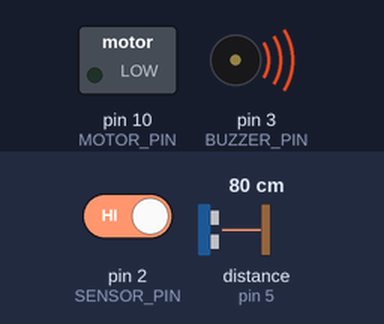
A sketch run on a simulated Arduino Uno, built with avr-gcc and run on an emulated ATmega328P. On the bench: switched loads named in the sketch (green lamp = pin HIGH), buzzer (waves = sounding, pin HIGH). Wiring (inferred from the names in the program): ultrasonic range finder: trigger pin 9; echo pin 5. Inputs (shaded band) come from the test bench; at power-on: pin 2 (SENSOR_PIN) HIGH, distance to the obstacle (sensor on pin 5) 80 cm. The echo pulse lasts 58.3 µs per cm; pins used as bus, display or sensor lines are not drawn.

Above: at 1.2 s.
1.3 s: pin 2 (SENSOR_PIN) driven LOW
At 2.1 s:
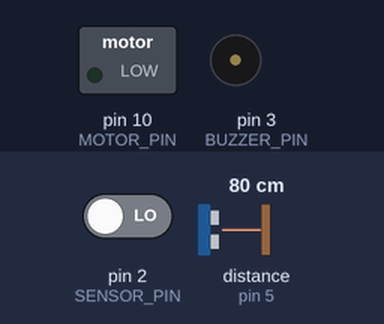
2.8 s: pin 2 (SENSOR_PIN) driven HIGH
At 3.4 s:
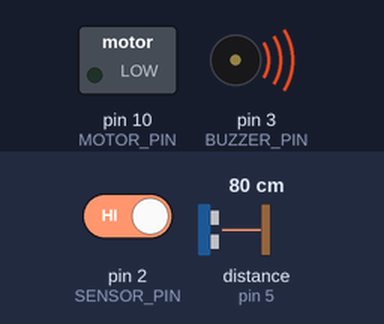
Timing chart, 0 to 5.8 s (numbered marks = the images above; inputs shaded):
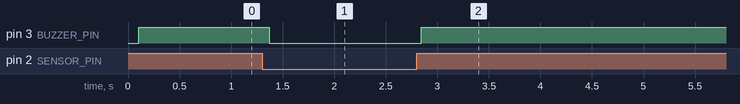

The sketch:

simulador_avio_arduino.ino
```cpp
#include "comm.h"

#define BUZZER_PIN  3
#define TRIGGER_PIN 9
#define ECHO_PIN 5
#define SENSOR_PIN 2
#define MOTOR_PIN 10

int temps; //temps que triga el eco en rebotar
int distancia; //distancia recorreguda en cm
int inclinacioPerillosa; //true = 1; false = 0
int velocitatBase;  //velocitat de gir inicial
int incrementVelocitat; //increment fixe de velocitat
int multiplicadorVelocitat; //parametre rebut introduit per Processing
int valorVelocitat; //velocitat final amb el increment calculat

void setup() {

  //Serial.begin(9600);
  //ALTIMETRE
  pinMode(TRIGGER_PIN, OUTPUT);
  pinMode(ECHO_PIN, INPUT);

  //SENSOR INCLINACIO
  pinMode(SENSOR_PIN, INPUT);
  digitalWrite(SENSOR_PIN, HIGH);

  //ALARMA
  pinMode(BUZZER_PIN, OUTPUT);

  //MOTOR
  pinMode(MOTOR_PIN, OUTPUT);
  velocitatBase = 0;
  incrementVelocitat = 10;

  commSetup();
}

void loop() {

  //ALTIMETRE
  digitalWrite(TRIGGER_PIN, LOW);
  delayMicroseconds(2);

  //Enviem un pols de 10 microsegons
  digitalWrite(TRIGGER_PIN, HIGH);
  delayMicroseconds(10);
  digitalWrite(TRIGGER_PIN, LOW);
  //obtenim el resultat del pols i calculem la distancia
  temps = pulseIn(ECHO_PIN, HIGH);
  distancia = (temps / 59); //escalem el temps a una distancia en m

  //imprimim els resultats
  //Serial.print("Distancia: ");
  //Serial.print(distancia);  //imprimim la distancia
  //Serial.print("metres");
  //Serial.println();
  delay(100); //fem una pausa de 100ms

  //SENSOR INCLINACIO + BUZZER
  if (digitalRead(SENSOR_PIN))   {
    //MASSA INCLINACIÓ
    //Serial.print("INCLINACIÓ MÀXIMA: ALERTA");
    //Serial.println();
    inclinacioPerillosa = 1;
    digitalWrite(BUZZER_PIN, HIGH);
    //delay(100);
  } else {
    //TOT OK
    //Serial.print("INCLINACIÓ OK");
    //Serial.println();
    inclinacioPerillosa = 0;
    digitalWrite(BUZZER_PIN, LOW);
  }

  //MOTOR
  valorVelocitat = velocitatBase + (incrementVelocitat * multiplicadorVelocitat);
  analogWrite(MOTOR_PIN, map(valorVelocitat, 0, 100, 0, 255));
  //Serial.print("MULTIPLICADOR ACTUAL: ");
  //Serial.print(multiplicadorVelocitat);
  //Serial.println();

  //COMUNICACIÓ
  if ( portIsConnected() ) {
    sendData (CHANNEL_1, distancia);
    sendData (CHANNEL_2, inclinacioPerillosa);
    if (dataAvailable(CHANNEL_3) ) {
      multiplicadorVelocitat = getData(CHANNEL_3);
      //digitalWrite(BUZZER_PIN, HIGH);
    }
  }
  commManager();

}
```

comm.h
```cpp
#define CHANNEL_1 1
#define CHANNEL_2 2
#define CHANNEL_3 3

void  commSetup();
bool portIsConnected ();
void commManager ();
void sendData (int channel, int param);
bool dataAvailable (int channel);
int getData (int channel);
```

comm.ino
```cpp
/*
Aquest codi implementa la part d'Arduino d'un protocol de comunicació entre Arduino i Processing
Existeixen tres canals de comunicació bidireccionals entre Arduino i Processing.
Cada canal pot transportar un nombre de 4 xifres

Enviar dades Arduino -> Processsing:

    if ( isConnected ) {
      sendData (channel, value), on:
      }

On,
 - channel: CHANNEL_1, CHANNEL_2 o CHANNEL_3
 - value: número entre 0 i 9999

Rebre dades Processing -> Arduino:

    if ( isConnected ) {
      if ( dataAvailable(channel) ) {
        value = getData(channel)
      }
    }

On,
 - channel: CHANNEL_1, CHANNEL_2 o CHANNEL_3
 - value: número entre 0 i 9999

Veure exemple

Carles Vilella, 2017
*/

#include "comm.h"

// Serial port params
#define SP_BAUDRATE 115200
#define MAX_COMMAND 25    // Maximum length of a command (including TAG + value)
#define COMMAND_LENGTH 2  // Lenght of the TAG

// Variables to receive commands from the PC
char pcCommand[MAX_COMMAND];
int indexCommand;
boolean haveCommand;

// Text buffer to send command to the PC
char tmp_buf[MAX_COMMAND];

// Serial port protocol

// Init communications Command
char sp_GO[] = {'G', 'O', '\0'};       // Power up COMM

// PC -> Arduino: TAGS
char sp_PCtoARD_CMD1[] = {'P', '1', '\0'};      // PC to Arduino Command 1 TAG
char sp_PCtoARD_CMD2[] = {'P', '2', '\0'};      // PC to Arduino Command 2 TAG
char sp_PCtoARD_CMD3[] = {'P', '3', '\0'};      // PC to Arduino Command 3 TAG
// PC -> Arduino: PARAMS
int PCtoARD_param1;
int PCtoARD_param2;
int PCtoARD_param3;
// PC -> Arduino: FLAGS
boolean PCtoARD_flag1;
boolean PCtoARD_flag2;
boolean PCtoARD_flag3;

// Arduino -> PC: TAGS
char sp_ARDtoPC_CMD1[] =   {'A', '1'};  // Arduino to PC Command 1 TAG
char sp_ARDtoPC_CMD2[] =   {'A', '2'};  // Arduino to PC Command 2 TAG
char sp_ARDtoPC_CMD3[] =   {'A', '3'};  // Arduino to PC Command 3 TAG
// Arduino -> PC: TAGS
int ARDtoPC_param1;
int ARDtoPC_param2;
int ARDtoPC_param3;
// Arduino -> PC: FLAGS
boolean ARDtoPC_flag1;
boolean ARDtoPC_flag2;
boolean ARDtoPC_flag3;

boolean isConnected;

void  commSetup() {

  Serial.begin (SP_BAUDRATE);
  indexCommand = 0;
  haveCommand = false;  // We have a command from the PC
  isConnected = false;

  ARDtoPC_flag1 = false;
  ARDtoPC_flag2 = false;
  ARDtoPC_flag3 = false;
  PCtoARD_flag1 = false;
  PCtoARD_flag2 = false;
  PCtoARD_flag3 = false;

}

bool portIsConnected () {
  return (isConnected);
}

void commManager () {

  // Serial port reception of commands from the PC
  while ( ( Serial.available() ) && ( haveCommand == false ) ) {
    pcCommand[indexCommand] = Serial.read();
    if ( pcCommand[indexCommand] == '\n' ) {  // Commands from the PC end with a \n
      haveCommand = true;
    } else {
      ++indexCommand;
    }
  }

  if ( indexCommand == MAX_COMMAND ) {
    indexCommand = 0;
  }

  // PC -> Arduino
  if ( haveCommand ) {
    haveCommand = false;
    if ( ( pcCommand[0] == sp_GO[0] ) && ( pcCommand[1] == sp_GO[1] ) && ( !isConnected ) ) {  // Turn on COM port communications
      isConnected = true;
      Serial.println(sp_GO);
    } else if ( ( pcCommand[0] == sp_PCtoARD_CMD1[0] ) && ( pcCommand[1] == sp_PCtoARD_CMD1[1] ) && ( isConnected ) ) {   // Command 1 received
      PCtoARD_flag1 = true;
      PCtoARD_param1 = (int)((int)(pcCommand[3]-'0')*(int)1000+(int)(pcCommand[4]-'0')*(int)100+(int)(pcCommand[5]-'0')*(int)10+(int)(pcCommand[6]-'0'));
    } else if ( ( pcCommand[0] == sp_PCtoARD_CMD2[0] ) && ( pcCommand[1] == sp_PCtoARD_CMD2[1] ) && ( isConnected ) ) {  // Command 2 received
      PCtoARD_flag2 = true;
      PCtoARD_param2 = (int)((int)(pcCommand[3]-'0')*(int)1000+(int)(pcCommand[4]-'0')*(int)100+(int)(pcCommand[5]-'0')*(int)10+(int)(pcCommand[6]-'0'));
    } else if ( ( pcCommand[0] == sp_PCtoARD_CMD3[0] ) && ( pcCommand[1] == sp_PCtoARD_CMD3[1] ) && ( isConnected ) ) {  // Command 3 received
      PCtoARD_flag3 = true;
      PCtoARD_param3 = (int)((int)(pcCommand[3]-'0')*(int)1000+(int)(pcCommand[4]-'0')*(int)100+(int)(pcCommand[5]-'0')*(int)10+(int)(pcCommand[6]-'0'));
    } else {
    }
    indexCommand = 0;
  }

  // Arduino -> PC
  if ( ARDtoPC_flag1 ) {
      ARDtoPC_flag1 = false;
      sprintf(tmp_buf, "%c%c %d", sp_ARDtoPC_CMD1[0], sp_ARDtoPC_CMD1[1], ARDtoPC_param1);
      Serial.println(tmp_buf);
      }
  if ( ARDtoPC_flag2 ) {
      ARDtoPC_flag2 = false;
      sprintf(tmp_buf, "%c%c %d", sp_ARDtoPC_CMD2[0], sp_ARDtoPC_CMD2[1], ARDtoPC_param2);
      Serial.println(tmp_buf);
      }
  if ( ARDtoPC_flag3 ) {
      ARDtoPC_flag3 = false;
      sprintf(tmp_buf, "%c%c %d", sp_ARDtoPC_CMD3[0], sp_ARDtoPC_CMD3[1], ARDtoPC_param3);
      Serial.println(tmp_buf);
      }

  Serial.flush();

}

void sendData (int channel, int param) {

  if ( channel == CHANNEL_1 ) {
    ARDtoPC_flag1 = true;
    ARDtoPC_param1 = param;
  } else if ( channel == CHANNEL_2 ) {
    ARDtoPC_flag2 = true;
    ARDtoPC_param2 = param;
  } else if ( channel == CHANNEL_3 ) {
    ARDtoPC_flag3 = true;
    ARDtoPC_param3 = param;
  } else {
  }

}

bool dataAvailable (int channel) {

  boolean available;

  available = false;
  if ( channel == CHANNEL_1 ) {
    available = PCtoARD_flag1;
  } else if ( channel == CHANNEL_2 ) {
    available = PCtoARD_flag2;
  } else if ( channel == CHANNEL_3 ) {
    available = PCtoARD_flag3;
  } else {
  }

  return (available);
}

int getData (int channel) {
  int data;

  data = 0;
  if ( ( channel == CHANNEL_1 ) && ( PCtoARD_flag1 == true ) ) {
    data = PCtoARD_param1;
    PCtoARD_flag1 = false;
  } else if ( ( channel == CHANNEL_2 ) && ( PCtoARD_flag2 == true ) ) {
    data = PCtoARD_param2;
    PCtoARD_flag2 = false;
  } else if ( ( channel == CHANNEL_3 ) && ( PCtoARD_flag3 == true ) ) {
    data = PCtoARD_param3;
    PCtoARD_flag3 = false;
  } else {
  }

  return (data);

}
```

Measured:
- after the input at 1.3 s, pin 3 (BUZZER_PIN): HIGH → LOW after 0.07 s
- after the input at 2.8 s, pin 3 (BUZZER_PIN): LOW → HIGH at once
